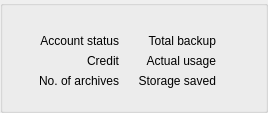
             <widget class="QWidget" name="settingsSummaryPage">
              <property name="geometry">
               <rect>
                <x>0</x>
                <y>0</y>
                <width>268</width>
                <height>113</height>
               </rect>
              </property>
              <attribute name="label">
               <string>Summary</string>
              </attribute>
              <layout class="QVBoxLayout" name="verticalLayout_9">
               <property name="leftMargin">
                <number>0</number>
               </property>
               <property name="topMargin">
                <number>0</number>
               </property>
               <property name="rightMargin">
                <number>0</number>
               </property>
               <property name="bottomMargin">
                <number>0</number>
               </property>
               <item>
                <widget class="QGroupBox" name="groupBox">
                 <property name="title">
                  <string/>
                 </property>
                 <layout class="QGridLayout" name="gridLayout_5">
                  <property name="leftMargin">
                   <number>12</number>
                  </property>
                  <property name="topMargin">
                   <number>12</number>
                  </property>
                  <property name="rightMargin">
                   <number>12</number>
                  </property>
                  <property name="bottomMargin">
                   <number>12</number>
                  </property>
                  <item row="1" column="1">
                   <widget class="QLabel" name="label_8">
                    <property name="text">
                     <string>Account status</string>
                    </property>
                    <property name="alignment">
                     <set>Qt::AlignRight|Qt::AlignTrailing|Qt::AlignVCenter</set>
                    </property>
                   </widget>
                  </item>
                  <item row="3" column="3">
                   <widget class="QLabel" name="label_21">
                    <property name="text">
                     <string>Storage saved</string>
                    </property>
                    <property name="alignment">
                     <set>Qt::AlignRight|Qt::AlignTrailing|Qt::AlignVCenter</set>
                    </property>
                   </widget>
                  </item>
                  <item row="3" column="2">
                   <widget class="QLabel" name="accountArchivesCountLabel">
                    <property name="font">
                     <font>
                      <weight>75</weight>
                      <bold>true</bold>
                     </font>
                    </property>
                    <property name="text">
                     <string/>
                    </property>
                    <property name="textInteractionFlags">
                     <set>Qt::LinksAccessibleByMouse|Qt::TextSelectableByMouse</set>
                    </property>
                   </widget>
                  </item>
                  <item row="4" column="1" colspan="4">
                   <spacer name="verticalSpacer_2">
                    <property name="orientation">
                     <enum>Qt::Vertical</enum>
                    </property>
                    <property name="sizeType">
                     <enum>QSizePolicy::Expanding</enum>
                    </property>
                    <property name="sizeHint" stdset="0">
                     <size>
                      <width>20</width>
                      <height>0</height>
                     </size>
                    </property>
                   </spacer>
                  </item>
                  <item row="3" column="1">
                   <widget class="QLabel" name="label_6">
                    <property name="text">
                     <string>No. of archives</string>
                    </property>
                    <property name="alignment">
                     <set>Qt::AlignRight|Qt::AlignTrailing|Qt::AlignVCenter</set>
                    </property>
                   </widget>
                  </item>
                  <item row="2" column="4">
                   <widget class="QLabel" name="accountActualSizeLabel">
                    <property name="font">
                     <font>
                      <weight>75</weight>
                      <bold>true</bold>
                     </font>
                    </property>
                    <property name="text">
                     <string/>
                    </property>
                    <property name="textInteractionFlags">
                     <set>Qt::LinksAccessibleByMouse|Qt::TextSelectableByMouse</set>
                    </property>
                   </widget>
                  </item>
                  <item row="2" column="2">
                   <widget class="QLabel" name="accountCreditLabel">
                    <property name="font">
                     <font>
                      <weight>75</weight>
                      <bold>true</bold>
                     </font>
                    </property>
                    <property name="text">
                     <string/>
                    </property>
                    <property name="textInteractionFlags">
                     <set>Qt::LinksAccessibleByMouse|Qt::TextSelectableByMouse</set>
                    </property>
                   </widget>
                  </item>
                  <item row="2" column="1">
                   <widget class="QLabel" name="label_16">
                    <property name="text">
                     <string>Credit</string>
                    </property>
                    <property name="alignment">
                     <set>Qt::AlignRight|Qt::AlignTrailing|Qt::AlignVCenter</set>
                    </property>
                   </widget>
                  </item>
                  <item row="1" column="2">
                   <widget class="QLabel" name="accountStatusLabel">
                    <property name="font">
                     <font>
                      <weight>75</weight>
                      <bold>true</bold>
                     </font>
                    </property>
                    <property name="text">
                     <string/>
                    </property>
                    <property name="textInteractionFlags">
                     <set>Qt::LinksAccessibleByMouse|Qt::TextSelectableByMouse</set>
                    </property>
                   </widget>
                  </item>
                  <item row="2" column="3">
                   <widget class="QLabel" name="label_4">
                    <property name="text">
                     <string>Actual usage</string>
                    </property>
                    <property name="alignment">
                     <set>Qt::AlignRight|Qt::AlignTrailing|Qt::AlignVCenter</set>
                    </property>
                   </widget>
                  </item>
                  <item row="0" column="1" colspan="4">
                   <spacer name="verticalSpacer_4">
                    <property name="orientation">
                     <enum>Qt::Vertical</enum>
                    </property>
                    <property name="sizeHint" stdset="0">
                     <size>
                      <width>20</width>
                      <height>0</height>
                     </size>
                    </property>
                   </spacer>
                  </item>
                  <item row="1" column="3">
                   <widget class="QLabel" name="label_2">
                    <property name="text">
                     <string>Total backup</string>
                    </property>
                    <property name="alignment">
                     <set>Qt::AlignRight|Qt::AlignTrailing|Qt::AlignVCenter</set>
                    </property>
                   </widget>
                  </item>
                  <item row="3" column="4">
                   <widget class="QLabel" name="accountStorageSavedLabel">
                    <property name="font">
                     <font>
                      <weight>75</weight>
                      <bold>true</bold>
                     </font>
                    </property>
                    <property name="text">
                     <string/>
                    </property>
                    <property name="textInteractionFlags">
                     <set>Qt::LinksAccessibleByMouse|Qt::TextSelectableByMouse</set>
                    </property>
                   </widget>
                  </item>
                  <item row="1" column="4">
                   <widget class="QLabel" name="accountTotalSizeLabel">
                    <property name="font">
                     <font>
                      <weight>75</weight>
                      <bold>true</bold>
                     </font>
                    </property>
                    <property name="text">
                     <string/>
                    </property>
                    <property name="textInteractionFlags">
                     <set>Qt::LinksAccessibleByMouse|Qt::TextSelectableByMouse</set>
                    </property>
                   </widget>
                  </item>
                  <item row="0" column="5" rowspan="5">
                   <spacer name="horizontalSpacer_7">
                    <property name="orientation">
                     <enum>Qt::Horizontal</enum>
                    </property>
                    <property name="sizeType">
                     <enum>QSizePolicy::Expanding</enum>
                    </property>
                    <property name="sizeHint" stdset="0">
                     <size>
                      <width>0</width>
                      <height>20</height>
                     </size>
                    </property>
                   </spacer>
                  </item>
                  <item row="0" column="0" rowspan="5">
                   <spacer name="horizontalSpacer_6">
                    <property name="orientation">
                     <enum>Qt::Horizontal</enum>
                    </property>
                    <property name="sizeType">
                     <enum>QSizePolicy::Expanding</enum>
                    </property>
                    <property name="sizeHint" stdset="0">
                     <size>
                      <width>0</width>
                      <height>20</height>
                     </size>
                    </property>
                   </spacer>
                  </item>
                 </layout>
                </widget>
               </item>
              </layout>
             </widget>
